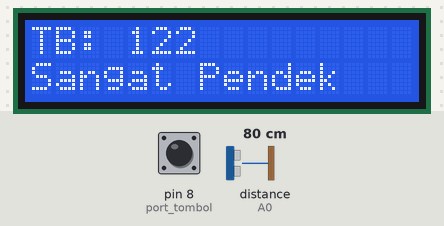
Recording of a sketch running on a simulated Arduino Uno, built with avr-gcc and run on an emulated ATmega328P. Parts: 16×2 character LCD. Wiring (inferred from the names in the program): ultrasonic range finder: trigger A1; echo A0. The inputs (shaded band) are chosen by the test bench; at power-on: distance to the obstacle (sensor on A0) 80 cm, pin 8 (port_tombol) HIGH. The echo pulse lasts 58.3 µs per cm; the audio player accepts every command and is not drawn; what the sketch prints to the serial monitor is not drawn.

Above: at 3.4 s.
3.5 s: distance to the obstacle (sensor on A0) set to 2 cm
At 4.6 s:
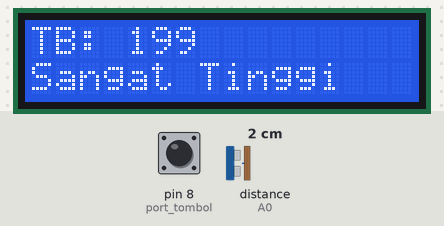
5.6 s: distance to the obstacle (sensor on A0) set to 35 cm
At 7.9 s:
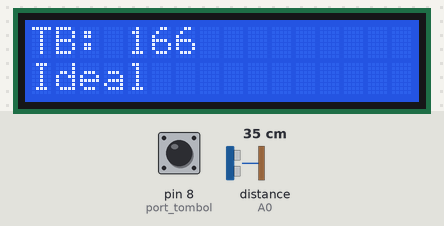
8.4 s: pin 8 (port_tombol) pulled LOW for 1.85 s
11.7 s: pin 8 (port_tombol) pulled LOW for 1.85 s
At 13.8 s:
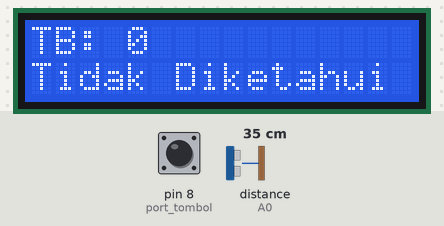
16.1 s: distance to the obstacle (sensor on A0) set to 4 cm
At 17.2 s:
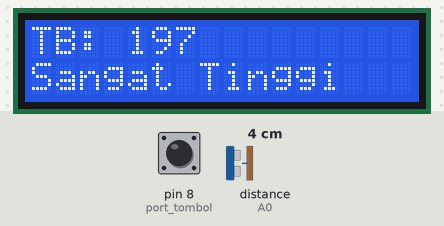
18.2 s: pin 8 (port_tombol) driven LOW
Timing chart, 0 to 21.2 s (numbered marks = the images above; inputs shaded):
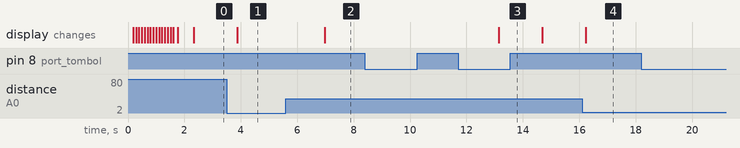

Measured:
- after the input at 3.5 s, the display: changes after 0.38 s (image 1)
- after the input at 5.6 s, the display: changes after 1.4 s (image 2)
- after the input at 8.4 s, every drawn part: stays the same
- after the input at 11.7 s, the display: changes after 1.4 s (image 3)
- after the input at 16.1 s, the display: changes after 0.14 s (image 4)
- after the input at 18.2 s, every drawn part: stays the same

The sketch:

datastream.ino
```cpp
#include <Arduino.h>
#include "SoftwareSerial.h"
#include "DFRobotDFPlayerMini.h"
#include <LiquidCrystal_I2C.h>
LiquidCrystal_I2C lcd(0x27, 16, 2);


void lcd_i2c(String text = "", int kolom = 0, int baris = 0) {
  byte bar[8] = {
    B11111,
    B11111,
    B11111,
    B11111,
    B11111,
    B11111,
    B11111,
  };
  if (text == "") {
    lcd.init();  //jika error pakai lcd.init();
    lcd.backlight();
    lcd.createChar(0, bar);
    lcd.setCursor(0, 0);
    lcd.print("Loading..");
    for (int i = 0; i < 16; i++) {
      lcd.setCursor(i, 1);
      lcd.write(byte(0));
      delay(100);
    }
    delay(50);
    lcd.clear();
  } else {
    lcd.setCursor(kolom, baris);
    lcd.print(text + "                ");
  }
}


#define TRIG_PIN A1
#define ECHO_PIN A0
int port_tombol = 8;

SoftwareSerial mySerial(13, 12);  // RX, TX untuk DFPlayer
DFRobotDFPlayerMini myDFPlayer;

int heightInt = 0;  // Variabel tinggi badan global
int buttonPressCount = 0;
bool genderSelected = false;          // Status pemilihan gender
bool isLocked = false;                // Status penguncian nilai
bool lastButtonState = HIGH;          // Status tombol sebelumnya
String category = "Tidak Diketahui";  // Kategori tinggi badan

void tinggi() {
  if (isLocked) return;  // Jangan ubah data jika terkunci

  digitalWrite(TRIG_PIN, LOW);
  delayMicroseconds(2);
  digitalWrite(TRIG_PIN, HIGH);
  delayMicroseconds(10);
  digitalWrite(TRIG_PIN, LOW);

  long duration = pulseIn(ECHO_PIN, HIGH);
  if (duration == 0) {
    Serial.println("0, Tidak Terdeteksi, Unlocked");
    return;
  }

  float distance = duration * 0.034 / 2;
  heightInt = (distance >= 200) ? 0 : (200 - (int)distance);

  // Kategorisasi tinggi (hanya disimpan, tidak langsung dicetak)
  if (heightInt < 150) category = "Sangat Pendek";
  else if (heightInt < 160) category = "Pendek";
  else if (heightInt < 170) category = "Ideal";
  else if (heightInt < 180) category = "Tinggi";
  else category = "Sangat Tinggi";
}

void handleButtonPress() {
  static unsigned long lastPressTime = 0;
  unsigned long currentTime = millis();
  bool buttonState = digitalRead(port_tombol);

  // Deteksi tombol ditekan (LOW) dan dilepas (HIGH)
  if (buttonState == LOW && lastButtonState == HIGH) {
    if (currentTime - lastPressTime > 300) {  // Debounce 300ms
      buttonPressCount++;

      if (buttonPressCount == 1) {
        isLocked = true;
        genderSelected = true;  // Aktifkan pemutaran suara
        // Output ke Serial Monitor
        Serial.print(heightInt);
        Serial.print(", ");
        Serial.print(category);
        Serial.print(", ");
        Serial.println(isLocked ? "Locked" : "Unlocked");
      } else if (buttonPressCount == 2) {
        isLocked = false;
        heightInt = 0;
        category = "Tidak Diketahui";  // Reset kategori
        buttonPressCount = 0;
        //Serial.println("RESET, Data Direset");
      }
      lastPressTime = currentTime;

    }
  }

  lastButtonState = buttonState;  // Simpan status tombol terakhir

  // Mainkan suara hanya sekali setelah tombol ditekan 2 kali
  if (genderSelected && isLocked) {
    if (heightInt < 150) {
      myDFPlayer.play(5);
    } else if (heightInt >= 150 && heightInt <= 159) {
      myDFPlayer.play(2);
    } else if (heightInt >= 160 && heightInt <= 169) {
      myDFPlayer.play(3);
    } else if (heightInt >= 170 && heightInt <= 179) {
      myDFPlayer.play(1);
    } else {
      myDFPlayer.play(4);
    }
    delay(1500);             // Tunggu beberapa detik sebelum mengubah status
    genderSelected = false;  // Reset setelah memainkan suara
  }
}

void setup() {
  Serial.begin(9600);
  pinMode(TRIG_PIN, OUTPUT);
  pinMode(ECHO_PIN, INPUT);
  pinMode(port_tombol, INPUT_PULLUP);

  lcd_i2c();

  mySerial.begin(9600);
  if (!myDFPlayer.begin(mySerial)) {
    Serial.println("ERROR, Gagal terhubung ke DFPlayer");
  }
  myDFPlayer.volume(30);
  Serial.println("Height (cm), Category");
}


void loop() {
  tinggi();
  handleButtonPress();
  lcd_i2c("TB: " + String(heightInt), 0, 0);
  lcd_i2c(category, 0, 1);
  // int tombol = digitalRead(port_tombol);
  // Serial.println("TOMBOL : " + (String)tombol);
  delay(1500);
}
```
